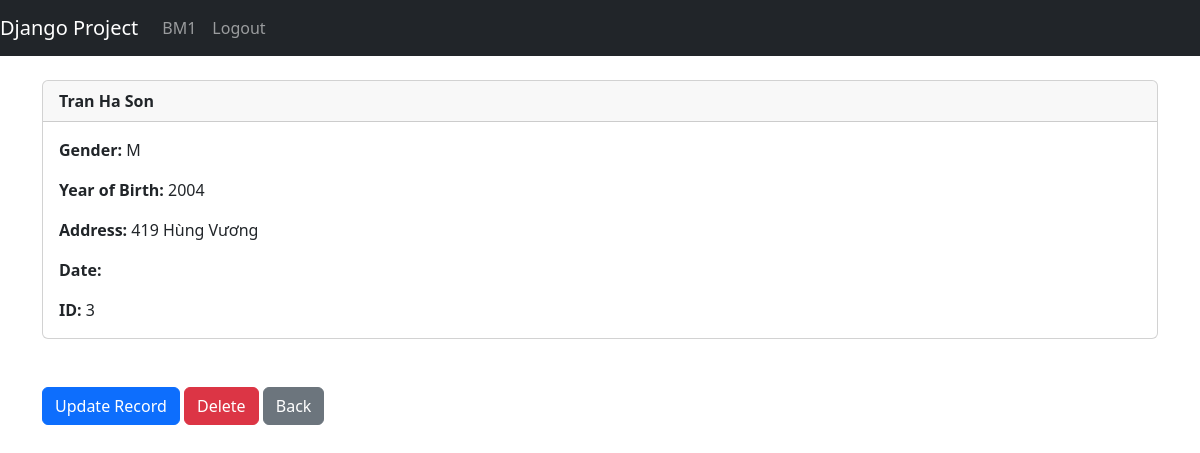
Screenshot of /record/3 (signed in) with the database file from the repository.
### myapp/models.py (models this page shows)
class PatientRecord(models.Model):
	name = models.CharField(max_length = 100)
	gender = models.CharField(max_length = 100)
	year = models.IntegerField()
	addr = models.CharField(max_length = 100)
	date = models.DateField(default='2024-01-01')

### myapp/views.py (the view)
# urls.py: path("record/<int:pk>", views.customer_record, name = "record"),
def customer_record(request,pk):
	if request.user.is_authenticated:
		customer_record = PatientRecord.objects.get(id = pk)
		return render(request, 'record.html', {'customer_record':customer_record})
	else:
		messages.success(request, "You must be logged in to use that page!")
		return redirect('home')

### myapp/templates/record.html (shortened to what this page needs)
{% extends 'base.html' %}
{% block content %}
<div class="card">
    <div class="card-header"><strong>
          {{ customer_record.name }}</strong>
    </div>
    <div class="card-body">
  <p class="card-text">
  <strong>Gender: </strong>{{ customer_record.gender }}</p>
  <p class="card-text">
  <strong>Year of Birth: </strong>{{ customer_record.year }}</p>
  <p class="card-text">
  <strong>Address: </strong>{{ customer_record.addr }}</p>
  <p class="card-text">
  <strong>Date: </strong>{{ customer_record.created_at }}</p>
  <p class="card-text">
  <strong>ID: </strong>{{ customer_record.id }}</p>
    </div>
  </div>
  <br/><br/>
  <a href="{% url 'update_record' customer_record.id %}" class="btn btn-primary">Update Record</a>
  <a href="{% url 'delete_record' customer_record.id %}" class="btn btn-danger">Delete</a>
  <a href="{% url 'record_all' %}" class="btn btn-secondary">Back</a>
{%endblock%}

### rows the page displays
PatientRecord: name "Tran Ha Son", gender "M", year "2004", addr "419 Hùng Vương", id "3"
